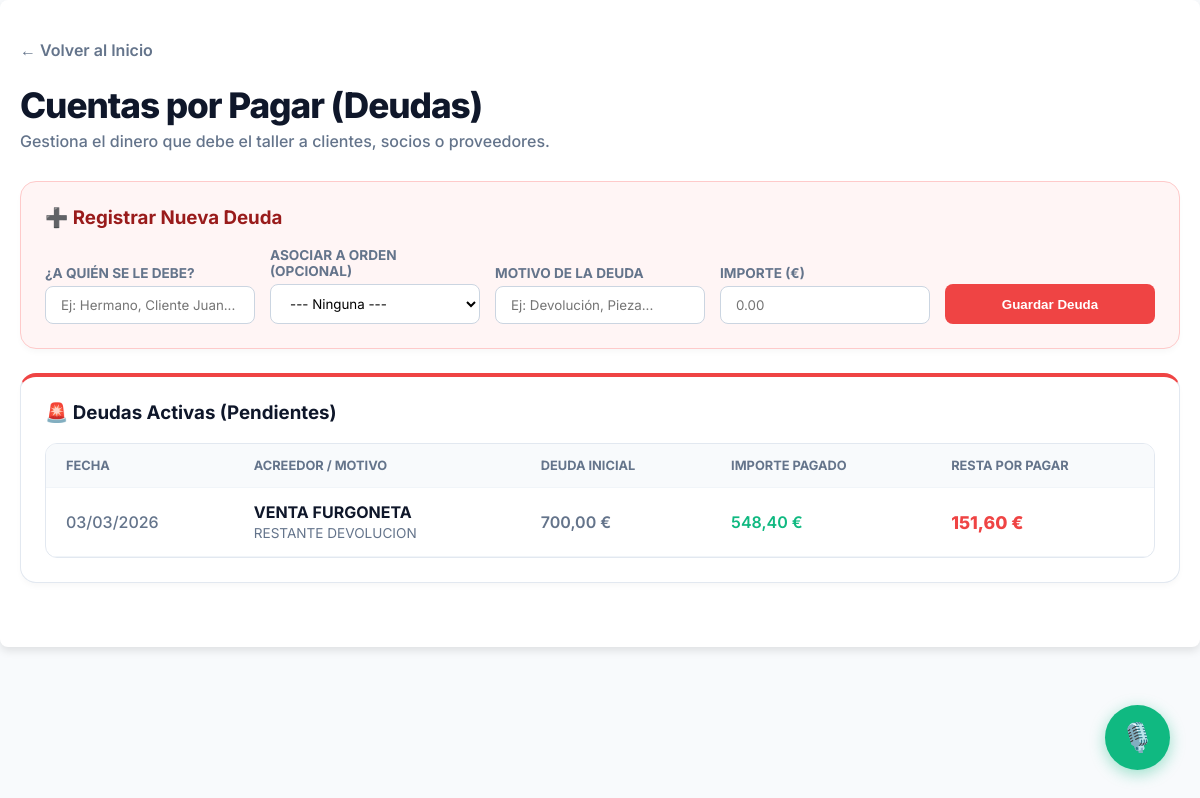
Before: /deudas/ (signed in) with the older database file.
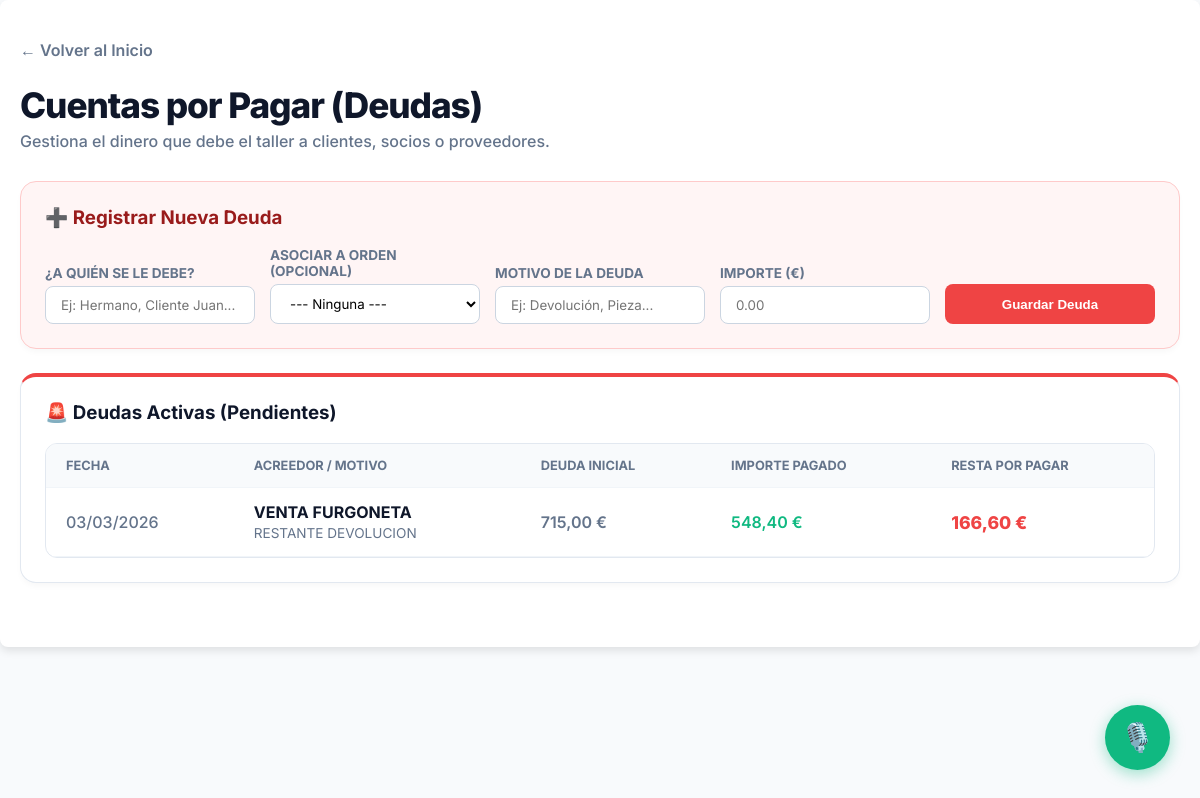
After: the same page with the newer database file.
### taller/models.py (models this page shows, shortened)
class DeudaTaller(models.Model):
    acreedor = models.CharField(max_length=150, help_text="A quién se le debe (Ej: Hermano, Cliente X)")
    motivo = models.CharField(max_length=255)
    importe_inicial = models.DecimalField(max_digits=10, decimal_places=2)
    fecha_creacion = models.DateField(default=timezone.now)
    orden = models.ForeignKey(OrdenDeReparacion, on_delete=models.SET_NULL, null=True, blank=True, help_text="Orden de trabajo asociada")
    @property
    def importe_pagado(self):
        total = self.gastos_pagados.aggregate(total=Sum('importe'))['total']
        return total or Decimal('0.00')
    @property
    def importe_pendiente(self):
        return self.importe_inicial - self.importe_pagado
    @property
    def estado(self):
        if self.importe_pendiente <= 0: return "Pagada"
        return "Pendiente"

### taller/views.py (the view, shortened to what this page needs)
# urls.py: path('deudas/', views.lista_deudas, name='lista_deudas'),
@login_required
def lista_deudas(request):
    todas_las_deudas = DeudaTaller.objects.all().order_by('-fecha_creacion', '-id')
    deudas_pendientes = [d for d in todas_las_deudas if d.estado == 'Pendiente']
    deudas_pagadas = [d for d in todas_las_deudas if d.estado == 'Pagada']
    context = {
        'deudas_pendientes': deudas_pendientes,
        'deudas_pagadas': deudas_pagadas
    }
    return render(request, 'taller/lista_deudas.html', context)

### taller/templates/taller/lista_deudas.html (shortened to what this page needs)
<!DOCTYPE html>
{% load static %}
<html lang="es">
<head>
    <link rel="stylesheet" href="{% static 'taller/css/main.css' %}">
    <link rel="stylesheet" href="{% static 'taller/css/responsive.css' %}">
</head>
<body>
    <div class="container">
        <div style="margin-bottom: 30px;">
            <a href="{% url 'home' %}" style="text-decoration: none; color: #64748b; font-weight: 600;">← Volver al Inicio</a>
            <h1 class="header-title">Cuentas por Pagar (Deudas)</h1>
            <p style="color: #64748b; font-weight: 500; margin: 0;">Gestiona el dinero que debe el taller a clientes, socios o proveedores.</p>
        </div>
        {% if not request.user.groups.all.0.name == 'Solo Ver' %}
        <div class="section-panel" style="background: #fff5f5; border-color: #fecaca;">
            <h3 style="margin-top: 0; color: #991b1b; display: flex; align-items: center; gap: 8px;">➕ Registrar Nueva Deuda</h3>
            <form method="POST" action="{% url 'lista_deudas' %}">
                <div class="form-grid">
                    <div class="form-group">
                        <label>¿A quién se le debe?</label>
                        <input type="text" name="acreedor" class="form-control" placeholder="Ej: Hermano, Cliente Juan..." required>
                    </div>
                    <div class="form-group">
                        <label>Asociar a Orden (Opcional)</label>
                        <select name="orden" class="form-control" style="background-color: white;">
                            <option value="">--- Ninguna ---</option>
                        </select>
                    </div>
                    <div class="form-group" style="flex-grow: 2;">
                        <label>Motivo de la deuda</label>
                        <input type="text" name="motivo" class="form-control" placeholder="Ej: Devolución, Pieza..." required>
                    </div>
                    <div class="form-group">
                        <label>Importe (€)</label>
                        <input type="number" step="0.01" name="importe_inicial" class="form-control" placeholder="0.00" required>
                    </div>
                    <div class="form-group">
                        <button type="submit" class="btn-modern">Guardar Deuda</button>
                    </div>
                </div>
            </form> </div> {% endif %} <div class="section-panel" style="border-top: 4px solid #ef4444;">
            <h3 style="margin-top: 0; color: #0f172a; display: flex; align-items: center; gap: 8px;">
                🚨 Deudas Activas (Pendientes)
            </h3>
            <div style="overflow-x: auto;">
                <table class="table-modern">
                    <thead>
                        <tr>
                            <th>Fecha</th>
                            <th>Acreedor / Motivo</th>
                            <th class="money-col">Deuda Inicial</th>
                            <th class="money-col">Importe Pagado</th>
                            <th class="money-col">Resta por Pagar</th>
                        </tr>
                    </thead>
                    <tbody>
                        {% for deuda in deudas_pendientes %}
                        <tr onclick="window.location.href='{% url 'detalle_deuda' deuda.id %}'" style="cursor: pointer; transition: background 0.2s;" onmouseover="this.style.backgroundColor='#f8fafc'" onmouseout="this.style.backgroundColor='transparent'">
                            <td style="color: #64748b; font-weight: 500;">{{ deuda.fecha_creacion|date:"d/m/Y" }}</td>
                            <td>
                                <strong style="color: #0f172a;">{{ deuda.acreedor }}</strong><br>
                                <span style="color: #64748b; font-size: 0.85em;">{{ deuda.motivo }}</span>
                            </td>
                            <td class="money-col" style="color: #64748b;">{{ deuda.importe_inicial|floatformat:2 }} €</td>
                            <td class="money-col" style="color: #10b981;">{{ deuda.importe_pagado|floatformat:2 }} €</td>
                            <td class="money-col" style="color: #ef4444; font-weight: 800; font-size: 1.1em;">
                                {{ deuda.importe_pendiente|floatformat:2 }} €
                            </td>
                        </tr>
                        {% endfor %}
                    </tbody>
                </table>
            </div>
        </div>
    </div> {% include 'taller/widget_ia.html' %}
</body>
</html>

### taller/templates/taller/widget_ia.html (shortened to what this page needs)
<div id="jarvis-widget">
    <button id="jarvis-btn" onclick="toggleJarvis()" title="Hablar con J.A.R.V.I.S.">🎙️</button>
</div>

### taller/static/taller/css/main.css (style rules this page uses)
body { font-family: -apple-system, BlinkMacSystemFont, "Segoe UI", Roboto, "Helvetica Neue", Arial, sans-serif; background-color: #f4f7f6; margin: 0; padding: 20px; }
h1, h2 { color: #333; }
.container { max-width: 1200px; margin: auto; background-color: #fff; padding: 20px; border-radius: 8px; box-shadow: 0 4px 8px rgba(0,0,0,0.1); }

### taller/templates/taller/lista_deudas.html (style rules this page uses)
body { font-family: 'Inter', sans-serif; background-color: #f8fafc; color: #1e293b; margin: 0; padding: 0; }
.container { max-width: 1200px !important; margin: 0 auto; padding: 40px 20px; }
.header-title { font-size: 2.2em; font-weight: 800; letter-spacing: -0.03em; color: #0f172a; margin-bottom: 5px; }
.section-panel { background: #ffffff; padding: 24px; border-radius: 16px; box-shadow: 0 4px 6px -1px rgba(0,0,0,0.03); border: 1px solid #e2e8f0; margin-bottom: 24px; }
.form-grid { display: grid; grid-template-columns: repeat(auto-fit, minmax(200px, 1fr)); gap: 15px; align-items: end; }
.form-group { display: flex; flex-direction: column; }
.form-group label { font-size: 0.85em; font-weight: 700; color: #64748b; margin-bottom: 5px; text-transform: uppercase; }
.form-control { padding: 10px 15px; border-radius: 8px; border: 1px solid #cbd5e1; font-family: 'Inter'; outline: none; transition: border 0.2s; }
.btn-modern { display: inline-flex; align-items: center; justify-content: center; background-color: #ef4444; color: white; border: none; padding: 10px 20px; border-radius: 8px; font-weight: 600; cursor: pointer; transition: all 0.2s ease; height: 40px; }
.table-modern { width: 100%; border-collapse: separate; border-spacing: 0; border-radius: 12px; overflow: hidden; border: 1px solid #e2e8f0; }
.table-modern th, .table-modern td { padding: 14px 20px; text-align: left; border-bottom: 1px solid #f1f5f9; }
.table-modern th { background-color: #f8fafc; color: #64748b; font-weight: 700; font-size: 0.8em; text-transform: uppercase; }
.money-col { text-align: right; font-weight: 600; }

### taller/templates/taller/widget_ia.html (style rules this page uses)
#jarvis-widget { position: fixed; bottom: 30px; right: 30px; z-index: 99999; display: flex; flex-direction: column; align-items: flex-end; gap: 15px; font-family: sans-serif; }
#jarvis-btn { width: 65px; height: 65px; border-radius: 50%; background: #10b981; color: white; border: none; font-size: 28px; cursor: pointer; box-shadow: 0 4px 15px rgba(16,185,129,0.4); transition: all 0.3s ease; display: flex; justify-content: center; align-items: center; outline: none; }

Changed rows visible on the page:
changed DeudaTaller "VENTA FURGONETA": importe_inicial "700,00" → "715,00"; importe_pendiente "151,60" → "166,60"
